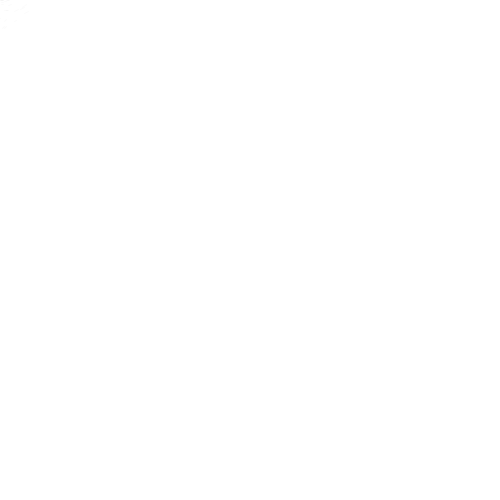
Frame 1 (no input)
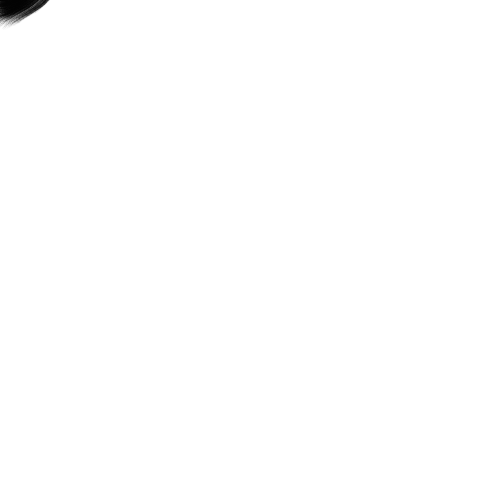
Frame 60 (the mouse pressed at the canvas centre just before this capture)
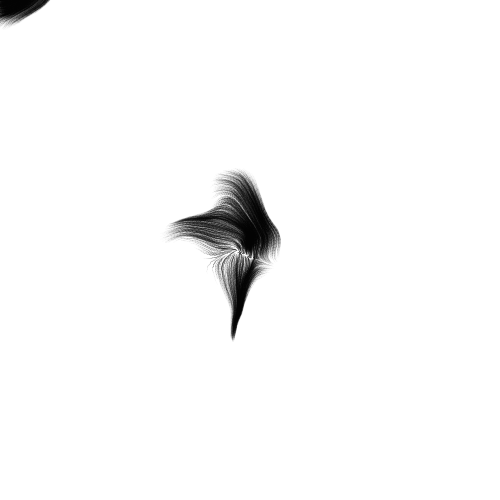
Frame 120 (the mouse held since frame 60 and released just before this capture)

The Processing sketch that drew these frames (run headless with seeded random() and noise(); from frame 60 on, the mouse is pressed at the canvas centre):

// Processing sketch: processing_47265
// ── processing_47265.pde

int n = 1000;
int maxage = 20;
int rdodge = 30;
int opacity = 40;
float speed = .2;
float zoom = .01;
boolean crayons, soft, dodge = true;
 
float[][] a = new float[n][2];
int[] age = new int[n];
float w, h, s;
int t, c;
 
 
void setup() {
  size(500, 500);
  w = width/2;
  h = height/2;
  colorMode(HSB, TWO_PI, 2, 1);
  smooth();
  reset();
}
 
 
void draw() {
  // create new particles
  int np = n / maxage;
  for(int i=0; i<np & c<n; i++, c++) newp(c);
  // draw particle traces
  for(int i=0; i<c; i++) {
    age[i]++;
    float[] p = a[i];
    if (age[i] > maxage) newp(i);
    else {
      float[] f = f(p[0], p[1]);    
      // opacity based on speed (soft mode) or age (hard mode)
      int m = maxage/2;
      float o = soft ? mag(f[0], f[1]) * 2 * opacity : (m - abs(m - age[i])) * opacity/m;
      // hue based on direction
      float h =  atan2(f[0], f[1]) + PI;  
      stroke(h, crayons ? 1 : 0, crayons ? 1 : 0, o);
      // draw line while updating position
      line(p[0], p[1], p[0] += s*f[0],  p[1] += s*f[1]);
    }
  }
}
 
 
// noise based flow field
float[] f(float x, float y) {;
  return new float[] {
    noise(t, x * zoom, y * zoom)-.5,
    noise(t+1, x * zoom, y * zoom) - .5
  };
}
 
 
void newp(int p) {
  if(dodge) {
    // particle inside a circle around the mouse position
    float r = random(rdodge), ang = random(TWO_PI);
    a[p] = new float[] { mouseX + r * cos(ang), mouseY + r *sin(ang) }; 
  } else { 
    // particle anywhere on screen
    a[p] = new float[] { random(width), random(height) };
  }
  age[p] = 0;
}
 
 
void reset() {
  background(crayons ? 0 : #ffffff);
  s = speed / zoom;
  c = 0;
}
 
 
void keyPressed() {
  switch(key) {
    case 's' : soft = !soft; break;
    case 'd' : dodge = !dodge; break;
    case 'f' : t++; break;
    case 'c' : crayons = !crayons; break;
    case '+' : zoom /= 1.1; break;
    case '-' : zoom *= 1.1; break;
    case ' ' : break;
    default: return;
  }
  reset();
}
